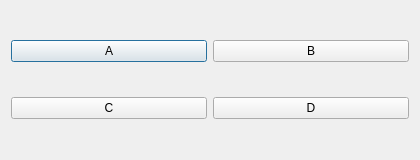
<?xml version="1.0" encoding="UTF-8"?>
<ui version="4.0">
 <class>Dialog</class>
 <widget class="QDialog" name="Dialog">
  <property name="geometry">
   <rect>
    <x>0</x>
    <y>0</y>
    <width>420</width>
    <height>160</height>
   </rect>
  </property>
  <property name="windowTitle">
   <string>Deux lignes du meme nom</string>
  </property>
  <layout class="QVBoxLayout" name="outerLayout">
   <item>
    <layout class="QHBoxLayout" name="rowLayout">
     <item>
      <widget class="QPushButton" name="btnA">
       <property name="text">
        <string>A</string>
       </property>
      </widget>
     </item>
     <item>
      <widget class="QPushButton" name="btnB">
       <property name="text">
        <string>B</string>
       </property>
      </widget>
     </item>
    </layout>
   </item>
   <item>
    <layout class="QHBoxLayout" name="rowLayout">
     <item>
      <widget class="QPushButton" name="btnC">
       <property name="text">
        <string>C</string>
       </property>
      </widget>
     </item>
     <item>
      <widget class="QPushButton" name="btnD">
       <property name="text">
        <string>D</string>
       </property>
      </widget>
     </item>
    </layout>
   </item>
  </layout>
 </widget>
 <resources/>
 <includes/>
</ui>
